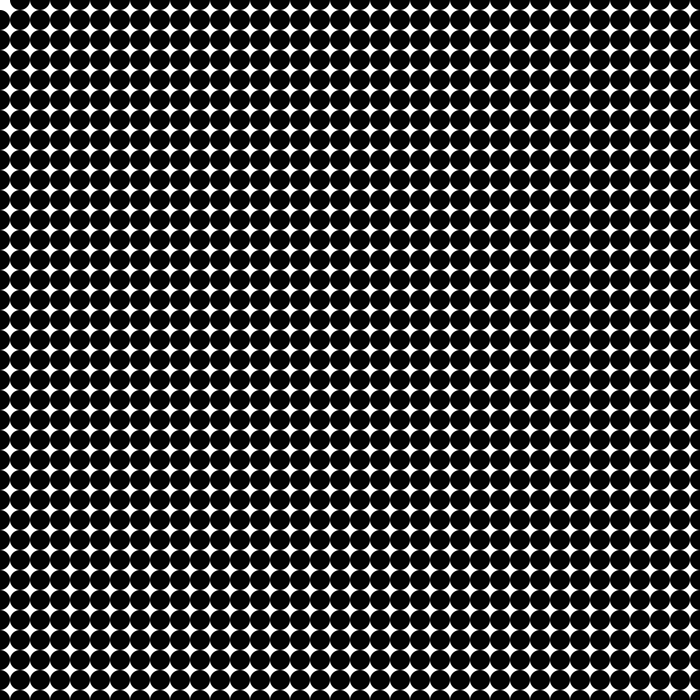
Frame 1 (no input)
Frame 60 (the mouse pressed at the canvas centre just before this capture): identical to frame 1, image omitted
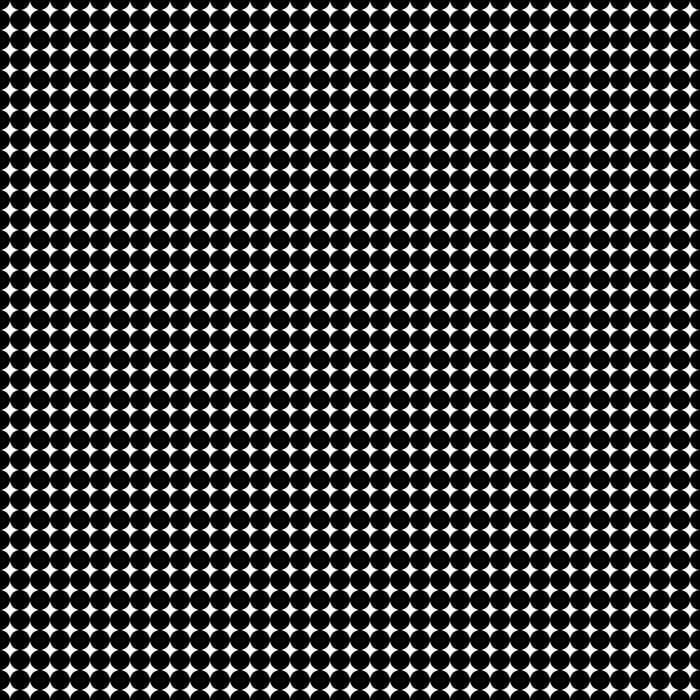
Frame 120 (the mouse held since frame 60 and released just before this capture)

The Processing sketch that drew these frames (run headless with seeded random() and noise(); from frame 60 on, the mouse is pressed at the canvas centre):

// Processing sketch: midtermpractice_2
// ── midtermpractice_2.pde
void setup() {
  size(700,700);
  noStroke();
}

void draw() {
  background(255);
  
  //loop 36 times in x and y
  for (int i = 0; i <= width; i += width/35) {
    for (int j = 0; j <= height; j += height/35) {
      
      fill(0); 
      
      float d = dist(mouseX, mouseY, i, j); 
      
      if (d<=(width/35/2)){
        fill (255);
      }
      
      ellipse(i, j, width/35, height/35);
    }
  }
}
